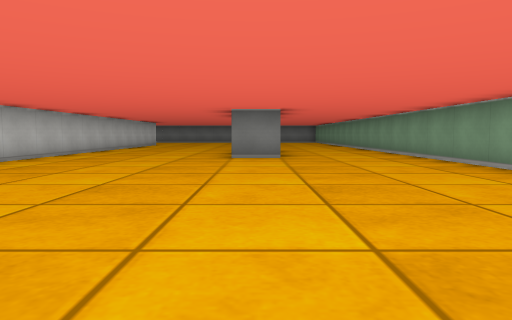
[1] (above)

18 first-person views from a walk through a cub3D maze. The camera is about half as high as the walls, tilts 4° down and sees 70° across. The floor is counted in squares. Each view is taken from the middle of a square. On the plan, view 1 faces up. The plan holds only what a view shows up to about 9 squares ahead; the rest is blank.

[2]
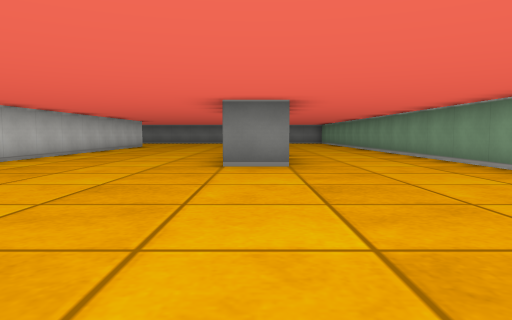

[3]
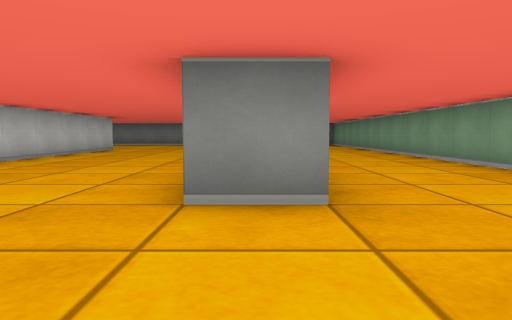

[4]
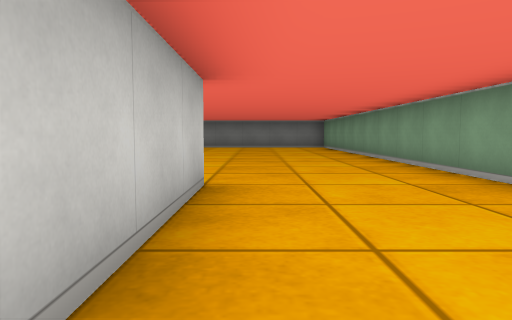

[5]
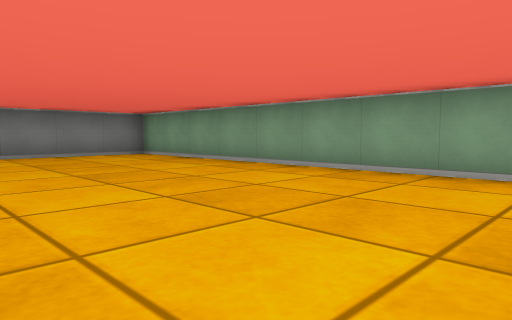

[6]
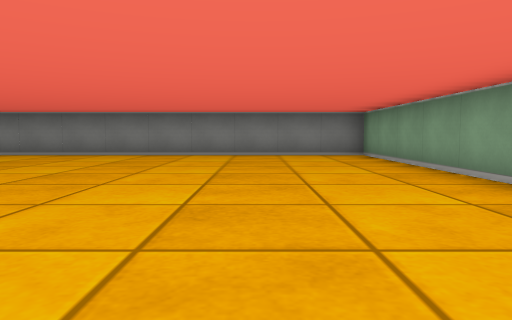

[7]
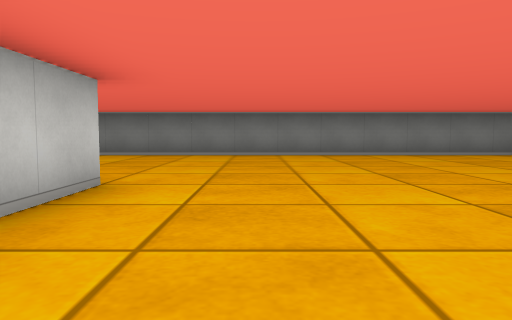

[8]
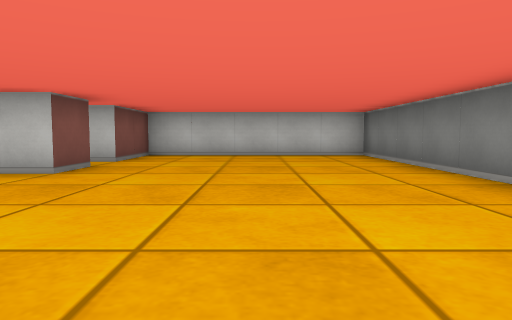

[9]
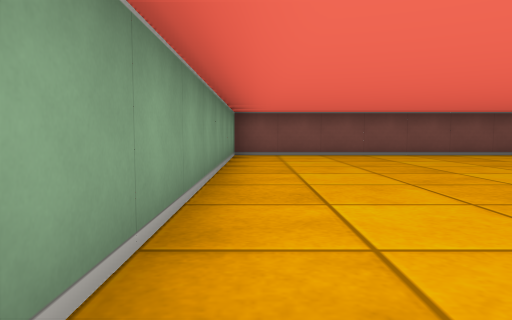

[10]
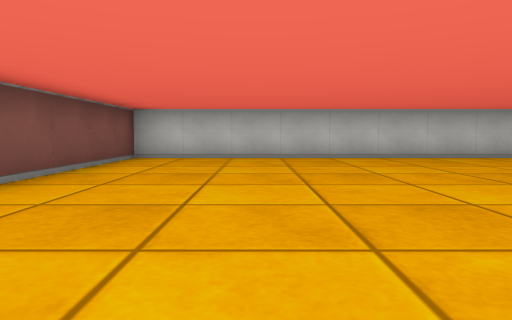

[11]
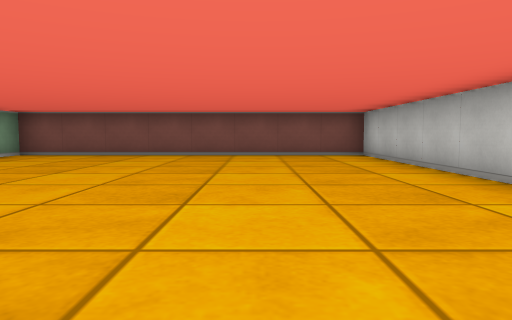

[12]
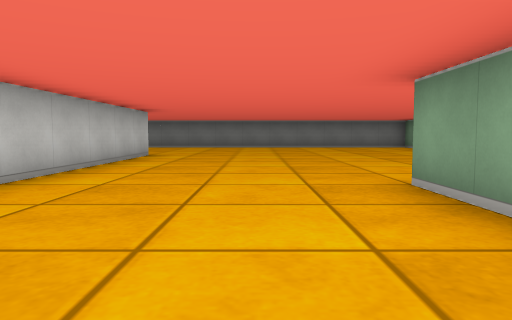

[13]
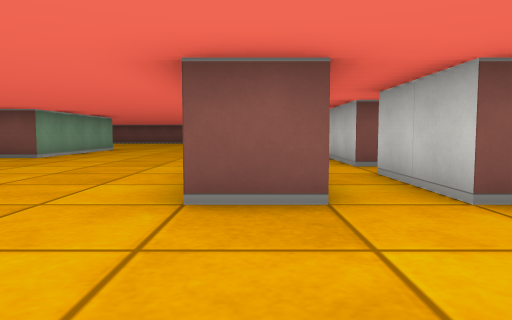

[14]
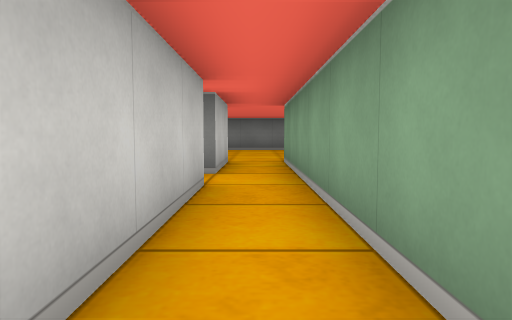

[15]
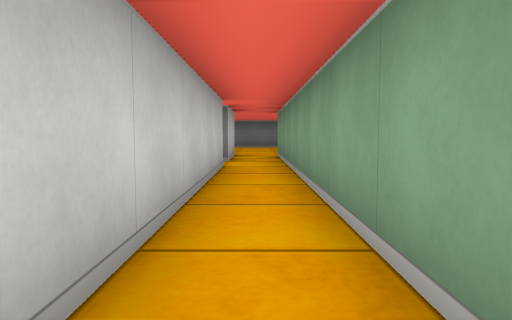

[16]
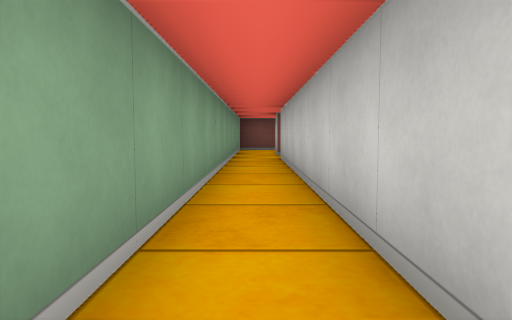

[17]
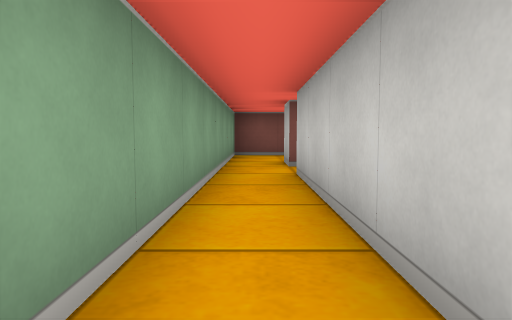

[18]
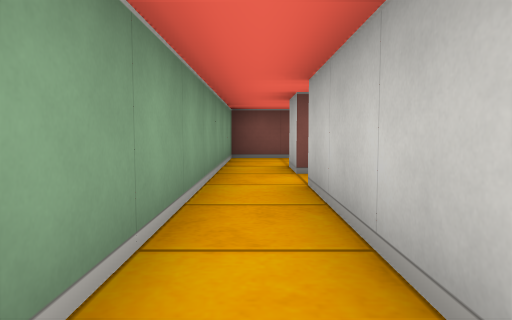

### Floor plan
Points are (right, up) in squares from view 1. A wall is a line through its corners. A room is listed if a view was taken in it or the views show most of it. See-through windows are left out.
Room 1 (views 1, 2, 3, 4, 5, 6, 7, 8, 9, 10, 11, 12, 13)
walls: (-0.5, 9.9) (-0.5, 11.5) (0.2, 11.5); (0.5, 11.5) (0.5, 8.6); (0.6, 7.5) (-0.5, 7.5); (-5.5, 14.5) (-5.5, 16.5) (-4.5, 16.5) (-4.5, -0.5) (3.5, -0.5) (3.5, 21.5) (-8.5, 21.5) (-8.5, 16.5) (-6.5, 16.5) (-6.5, 14.5)
ways out: opening at (-6, 15.5) to room 2
Room 2 (views 14, 15, 16, 17, 18)
walls: (-6.5, 2.5) (-6.5, 1.5); (-6.5, 13.5) (-6.5, 3.5); (-6.8, -0.5) (-5.5, -0.5) (-5.5, 14.5)
ways out: opening at (-6, 15.5) to room 1

Positions as (right, up) in squares from view 1, and headings:
1: (0, 0), facing up
2: (0, 2), facing up
3: (0, 5), facing up
4: (1, 8), facing up
5: (-1, 13), facing up-right
6: (1, 13), facing up
7: (-3, 13), facing up
8: (0, 19), facing left
9: (3, 8), facing down
10: (3, 2), facing left
11: (-2, 8), facing down
12: (-2, 8), facing up
13: (-5, 19), facing down
14: (-6, 10), facing up
15: (-6, 8), facing up
16: (-6, 11), facing down
17: (-6, 8), facing down
18: (-6, 7), facing down
